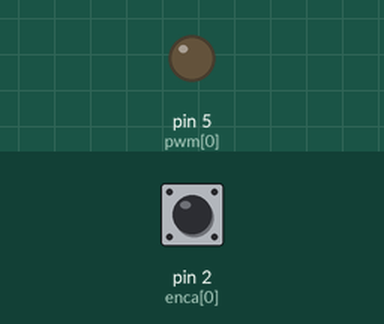
Bench run of a sketch on a simulated Arduino Mega 2560, built with avr-gcc and run on an emulated ATmega2560. Shown: output pins drawn as LEDs (lit = HIGH). Inputs (shaded band) come from the test bench; at power-on: pin 2 (enca[0]) HIGH. What the sketch prints to the serial monitor is not drawn.

Above: at 2.15 s.
At 3.1 s:
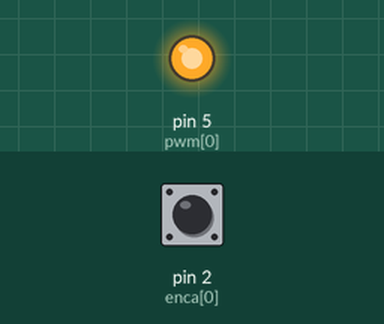
Timing chart, 0 to 4.6 s (numbered marks = the images above):
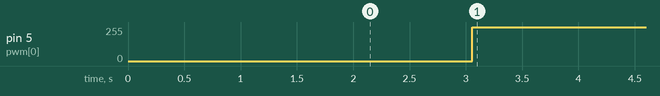

The sketch:

B_Cek-RPM_MOT.ino
```cpp
const int enca[] = {2,20,3};
const int encb[] = {50,48,51};
const int pwm[] = {5,6,7};
const int in1[] = {38,46,43};
const int in2[] = {39,47,42};
float eprev, eintg;
unsigned long milseb = 0, milseb1;
int pos = 0, pwr, target = 70, dir, posseb = 0;
float  c_rpm=0;
#define m 0
volatile int posi[] = {0,0,0};
template <int j>
void readEncoder(){
  int b = digitalRead(encb[j]);
  if(b > 0){
    posi[j]++;

  }
  else{
    posi[j]--;

  }
}


void setup() {
  // put your setup code here, to run once:


    Serial.begin(9600);
    delay(2000);

   // digitalWrite(pwm[m], HIGH);
    for(int k = 0; k < 3; k++){
    digitalWrite(in1[k],HIGH);
    digitalWrite(in2[k], LOW);
    pinMode(enca[k],INPUT_PULLUP);
    pinMode(encb[k],INPUT_PULLUP);
  }
  attachInterrupt(digitalPinToInterrupt(enca[m]),readEncoder<m>,RISING);
  digitalWrite(pwm[m], HIGH);

}

void loop() {


  unsigned long mil;
  mil = millis();
  if(mil - milseb >= 100){
      pos = posi[m] - posseb;

        c_rpm = ((pos *10 * 60)/134.0) ;

      posseb = posi[m];
      milseb = mil;
    }
    PID(c_rpm);
  //  PID(pos);
Serial.println(c_rpm);
}


void PID(int inp){
  if(target>0){
    digitalWrite(in1[m],HIGH);
    digitalWrite(in2[m], LOW);}
  else if(target<0){
    digitalWrite(in1[m],LOW);
    digitalWrite(in2[m],HIGH);
    }
  else{
    digitalWrite(in1[m], LOW);
    digitalWrite(in2[m], LOW);
    }
  long op = millis();
  float DelT = ((float) (op - milseb1)) / (1000);
  milseb1 = op;
  float kp = 0.02, kd=0.1, ki=0.02;


    int e = target - inp;
 //   if (e <= 0) e=0;
    float dedt = (e-eprev);
    eintg = eintg + e ;

    float u = kp*e + kd*dedt + ki*eintg;
    eprev = e;

    pwr = (int) abs(u);
    if (pwr <=0 ) pwr = 0;
    if (pwr >= 255) pwr = 254;

//  Serial.print(target);
//  Serial.print(" ");
//  Serial.print(c_rpm);
//  Serial.print(" ");
//  Serial.print(e);
//  Serial.print(" ");
//  Serial.print(dedt);
//  Serial.print(" ");
//  Serial.print(eintg);
//  Serial.print(" ");
//  Serial.println(pwr);
  analogWrite(pwm[m], pwr);

  //return pwr;
  }
```

Measured:
- by itself, pin 5 (pwm[0]): 0/255 → 254/255 at 3.1 s
